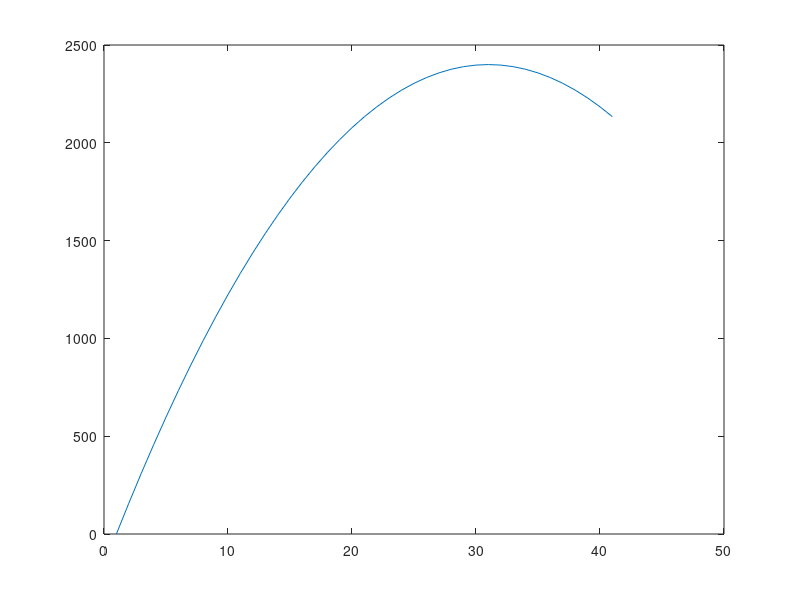

The MATLAB source for this figure:

% Title                  :V1 - El corral del granjero 
% Description            :Un granjero quiere construir un corral rectangular y dividirlo por una valla a la altura del rectángulo. El grandejo dispone de 240m lineales para hacer
%                         hacer el cerco, incluendo la valla. Encuentra las dimenciones del corral de área máxima que puede construir.
% Author                 :Sabrina Andrea Hernandez (Gitsabrinax), Daniel Alberto De Jesús Dominguez (danyd3), Jose Manuel Arce Salvador (JoseManuelArceSal)
% Date                   :20211013
% Version                :1
% Usage                  :
% Notes                  :Requiere Octave
%                        :https://octaveintro.readthedocs.io/en/latest/index.html
% limpiar variables

clear 
%Dimensiones del corral con área maxima  
 
%Rango de la base y de la altura  
x=[0:1:40]; 
y=[0:1:60]; 
%funcion a plotear para obtener el area maxima   
A=(480*x/3-8*x.^2/3) 
plot(A)
